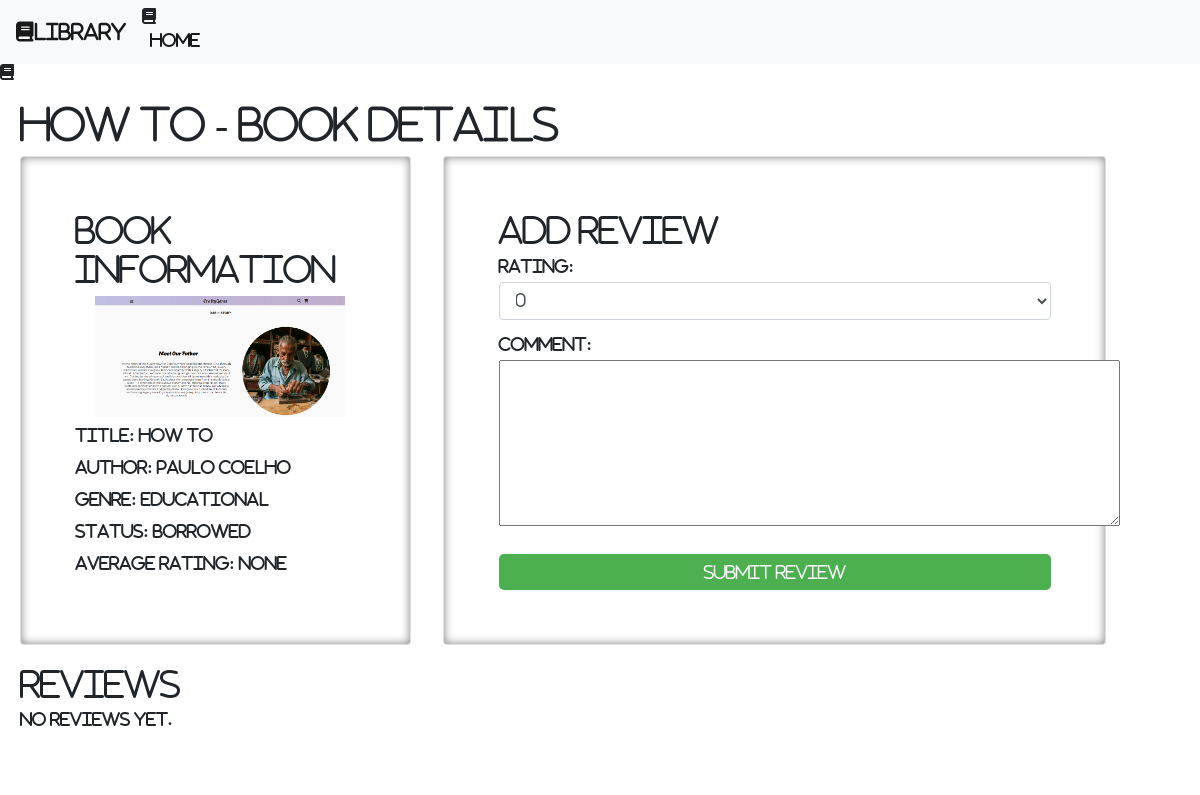
The page /reviews/book_detail/how to/ (signed in) on the database its author committed.
### bookmanagement/models.py (models this page shows, shortened)
class Book(models.Model):
    title = models.CharField(max_length=100)
    author = models.CharField(max_length=100)
    genre = models.CharField(max_length=50)
    book_file=models.FileField(upload_to='books_pdfs', default= "")
    book_cover=models.ImageField(upload_to='library_manage/books_image', default = "")
    ratings=models.DecimalField(max_digits=3, decimal_places=1, default = 2)
    status_choices = [
        ('available', 'Available'),
        ('borrowed', 'Borrowed'),
    ]
    status = models.CharField(max_length=20, choices=status_choices, default='available')

### reviewsmanagement/views.py (the view)
# urls.py: path('book_detail/<str:book_title>/', views.book_detail, name='book_detail'),
@login_required(login_url='login')
def book_detail(request, book_title):
    book = get_object_or_404(Book, title=book_title)
    reviews = Review.objects.filter(book=book)
    average_rating = reviews.aggregate(Avg('rating'))['rating__avg']
    overall_average_rating = Review.objects.filter(book=book).aggregate(Avg('rating'))['rating__avg']
    if request.method == 'POST':
        form = ReviewForm(request.POST)
        if form.is_valid():
            review = form.save(commit=False)
            review.user = request.user
            review.book = book
            review.save()
            return redirect('reviewsmanagement:book_detail', book_title=book_title)
    else:
        form = ReviewForm()
    if average_rating is not None:
        average_rating = round(average_rating, 1)
    if overall_average_rating is not None:
        overall_average_rating = round(overall_average_rating, 1)
    return render(request, 'reviewsmanagement/book_detail.html', {
        'book': book,
        'reviews': reviews,
        'average_rating': average_rating,
        'overall_average_rating': overall_average_rating,
        'form': form
    })

### reviewsmanagement/forms.py
class ReviewForm(forms.ModelForm):
    RATING_CHOICES = [
        (0, '0'),
        (1, '1'),
        (2, '2'),
        (3, '3'),
        (4, '4'),
        (5, '5')
    ]
    rating = forms.ChoiceField(
        label='Rating',
        choices=RATING_CHOICES,
        widget=forms.Select(attrs={'class': 'form-control'})
    )
    class Meta:
        model = Review
        fields = ['rating', 'comment']

### reviewsmanagement/templates/reviewsmanagement/book_detail.html (shortened to what this page needs)
<!DOCTYPE html>
<html lang="en">
<head>
    <link rel="stylesheet" href="https://cdn.jsdelivr.net/npm/bootstrap@4.3.1/dist/css/bootstrap.min.css">
</head>
<body>
    <nav class="navbar navbar-expand-lg navbar-light bg-light">
        <a class="navbar-brand" href="/home"><strong><i class="fa-solid fa-book">Library</strong></a>
        <div class="collapse navbar-collapse" id="navbarSupportedContent">
          <ul class="navbar-nav mr-auto">
            <li class="nav-item active">
              <a class="nav-link" href="/home">Home </a>
            </li>
              </div>
          </nav>
    <div class="container">
        <h1>{{ book.title }} - Book Details</h1>
        <div class="main">
        <div class="card book-info">
            <h2>Book Information</h2>
            <img src="/media/{{ book.book_cover }}" alt="{{ book.title }} Cover" width="250" height="250">
            <p><strong>Title:</strong> {{ book.title }}</p>
            <p><strong>Author:</strong> {{ book.author }}</p>
            <p><strong>Genre:</strong> {{ book.genre }}</p>
            <p><strong>Status:</strong> {{ book.status }}</p>
            <p><strong>Average Rating:</strong>  {{ overall_average_rating }}</p>
        </div>
        <div class="add-review card">
            <h2>Add Review</h2>
            <form action="{% url 'reviewsmanagement:book_detail' book.title %}" method="post">
                {{ form.as_p }}
                <input type="submit" value="Submit Review">
            </form>
        </div>
    </div>
        <div class="reviews">
            <h2>Reviews</h2>
            {% if reviews %}
            <div class="main">
                    {% for review in reviews %}
                            <div class="card">
                            <p><strong>User:</strong> {{ review.user.username }}</p>
                            <p><strong>Rating:</strong> {{ review.rating }}</p>
                            <p><strong>Comment:</strong> {{ review.comment }}</p>
                            <p><strong>Created at:</strong> {{ review.created_at }}</p>
                            <div>
                            {% if review.user == request.user %}
                                <a href="{% url 'reviewsmanagement:edit_review' review.id %}" class="edit-review">Edit Review</a>
                                <form action="{% url 'reviewsmanagement:delete_review' review.id %}" method="post" class="delete-review-form">
                                    {% csrf_token %}
                                    <button type="submit" class="delete-review">Delete Review</button>
                                </form>
                            {% endif %}
                        </div>
                       </div>
                    {% endfor %}
            </div>
            {% else %}
                <p>No reviews yet.</p>
            {% endif %}
    </div>
    </div>
</body>
</html>

### reviewsmanagement/templates/reviewsmanagement/book_detail.html (style rules this page uses)
body { font-family: Arial, sans-serif; margin: 0; padding: 0; }
.container { max-width: 1200px; margin: 0 auto; padding: 20px; }
.book-info, .reviews, .add-review { margin-bottom: 20px; }
.book-info img { max-width: 250px; height: auto; }
.add-review form { display: flex; flex-direction: column; }
.add-review form input[type="submit"] { margin-top: 10px; padding: 10px 20px; border: none; border-radius: 5px; background-color: #4CAF50; color: white; cursor: pointer; transition: background-color 0.3s ease; }
.card { box-shadow: inset 0 0 10px rgba(0, 0, 0, 0.5); padding: 5%; }
.main { display: flex; justify-content: space-around; flex-direction: row; gap : 3%; }
.book-info img { width:100%; margin-bottom:10px; margin-left:20px; }

### rows shown on the page
Book: title "how to", book_cover (picture), author "Paulo Coelho", genre "Educational", status "borrowed"

### other values the page prints
{{ overall_average_rating }} "None"
